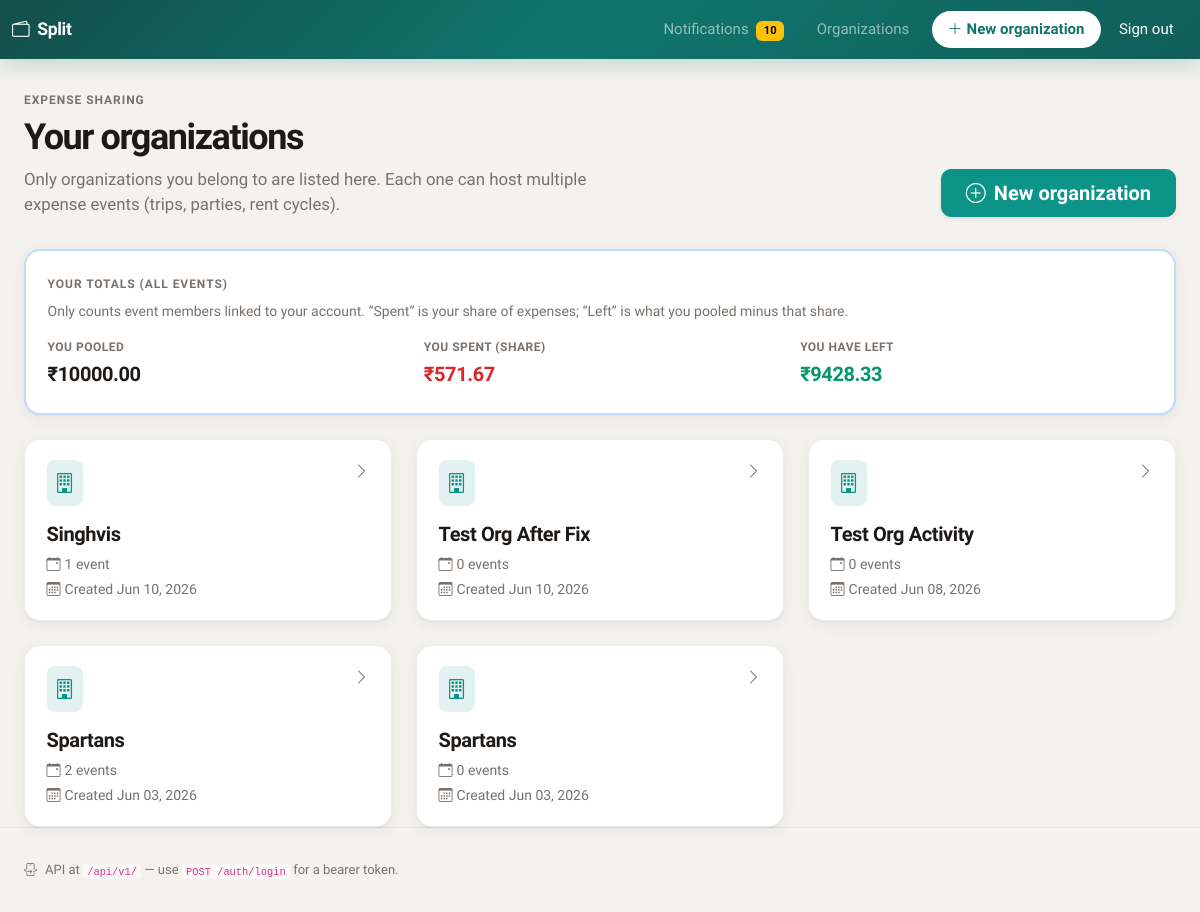
Screenshot of /orgs (signed in) with the database file from the repository.
### app/models.py (models this page shows)
class Organization(Base):
    __tablename__ = "organizations"
    id: Mapped[int] = mapped_column(primary_key=True, autoincrement=True)
    name: Mapped[str] = mapped_column(String(200), nullable=False)
    created_by_user_id: Mapped[int | None] = mapped_column(
        ForeignKey("users.id"), nullable=True, index=True
    )
    created_at: Mapped[datetime] = mapped_column(DateTime, default=datetime.utcnow)
    members: Mapped[list["OrganizationMember"]] = relationship(
        back_populates="organization", cascade="all, delete-orphan"
    )
    events: Mapped[list["Event"]] = relationship(
        back_populates="organization", cascade="all, delete-orphan"
    )
    org_contributions: Mapped[list["OrganizationContribution"]] = relationship(
        back_populates="organization", cascade="all, delete-orphan"
    )

### app/routers/web.py (the view)
@router.get("/orgs", response_class=HTMLResponse)
def page_orgs(request: Request, db: Session = Depends(get_db)):
    uid = require_session_user(request)
    if isinstance(uid, RedirectResponse):
        return uid
    orgs = services.list_organizations_for_user(db, uid)
    summary = services.user_personal_balance_summary(db, uid)
    return templates.TemplateResponse(
        request,
        "orgs.html",
        {
            "orgs": orgs,
            "title": "Your organizations",
            "summary": summary,
        },
    )

### templates/orgs.html (shortened to what this page needs)
{% extends "base.html" %}
{% block content %}
<div class="et-hero d-flex flex-column flex-lg-row align-items-lg-end justify-content-lg-between gap-3">
  <div>
    <p class="et-eyebrow mb-2">Expense sharing</p>
    <h1 class="et-hero-title">Your organizations</h1>
    <p class="et-hero-lead">Only organizations you belong to are listed here. Each one can host multiple expense events (trips, parties, rent cycles).</p>
  </div>
  <a href="/orgs/new" class="btn btn-primary btn-lg px-4 align-self-start align-self-lg-end shadow-sm">
    <i class="bi bi-plus-circle me-2"></i>New organization
  </a>
</div>
<div class="et-card mb-4 border-primary border-opacity-25" style="border-width: 2px;">
  <div class="et-card-body py-4">
    <p class="et-eyebrow mb-2">Your totals (all events)</p>
    <p class="small et-muted mb-3">Only counts event members linked to your account. “Spent” is your share of expenses; “Left” is what you pooled minus that share.</p>
    <div class="row g-4 align-items-end">
      <div class="col-md-4">
        <div class="et-metric">
          <span class="et-metric-label">You pooled</span>
          <span class="et-metric-value et-metric-value--pooled fs-5">{{ summary.total_contributed | money }}</span>
        </div>
      </div>
      <div class="col-md-4">
        <div class="et-metric">
          <span class="et-metric-label">You spent (share)</span>
          <span class="et-metric-value et-metric-value--expended fs-5">{{ summary.total_expended | money }}</span>
        </div>
      </div>
      <div class="col-md-4">
        <div class="et-metric">
          <span class="et-metric-label">You have left</span>
          <span class="et-metric-value fs-5 {% if summary.total_remaining >= 0 %}et-metric-value--remaining-pos{% else %}et-metric-value--remaining-neg{% endif %}">
            {{ summary.total_remaining | money }}
          </span>
        </div>
      </div>
    </div>
  </div>
</div>
{% if not orgs %}
<div class="et-empty">
  <div class="et-empty-icon"><i class="bi bi-building"></i></div>
  <h2 class="h5 fw-bold mb-2">No organizations yet</h2>
  <p class="et-muted mb-4 mx-auto" style="max-width: 24rem;">Create an organization for your family, team, or roommates. Then add events under it to track separate pools and expenses.</p>
  <a href="/orgs/new" class="btn btn-primary"><i class="bi bi-plus-lg me-2"></i>Create your first organization</a>
</div>
{% else %}
<div class="row g-4">
  {% for o in orgs %}
  <div class="col-md-6 col-xl-4">
    <a href="/orgs/{{ o.id }}" class="text-decoration-none text-reset d-block h-100 et-card et-card-interactive">
      <div class="et-card-body h-100 d-flex flex-column">
        <div class="d-flex justify-content-between align-items-start gap-2 mb-3">
          <div class="rounded-3 p-2 d-inline-flex" style="background: var(--et-accent-soft); color: var(--et-accent);">
            <i class="bi bi-building fs-5"></i>
          </div>
          <i class="bi bi-chevron-right et-muted"></i>
        </div>
        <h2 class="h5 fw-bold mb-2" style="letter-spacing: -0.02em;">{{ o.name }}</h2>
        <p class="small et-muted mb-1">
          <i class="bi bi-calendar-event me-1"></i>{{ o.events | length }} event{% if o.events | length != 1 %}s{% endif %}
        </p>
        <p class="small et-muted mb-0 mt-auto">
          <i class="bi bi-calendar3 me-1"></i>Created {{ o.created_at.strftime('%b %d, %Y') }}
        </p>
      </div>
    </a>
  </div>
  {% endfor %}
</div>
{% endif %}
{% endblock %}

### static/app.css (style rules this page uses)
:root { --et-bg: #f4f2ef; --et-bg-elevated: #ffffff; --et-surface-2: #faf9f7; --et-text: #1c1917; --et-text-muted: #78716c; --et-border: rgba(28, 25, 23, 0.08); --et-border-strong: rgba(28, 25, 23, 0.12); --et-accent: #0d9488; --et-accent-hover: #0f766e; --et-accent-soft: rgba(13, 148, 136, 0.12); --et-accent-2: #6366f1; --et-radius: 12px; --et-radius-sm: 10px; --et-radius-lg: 16px; --et-shadow: 0 1px 2px rgba(28, 25, 23, 0.04), 0 4px 16px rgba(28, 25, 23, 0.06); --et-shadow-hover: 0 8px 24px rgba(28, 25, 23, 0.08); --et-green: #059669; --et-green-soft: rgba(5, 150, 105, 0.12); --et-red: #dc2626; --et-red-soft: rgba(220, 38, 38, 0.1); --et-font: "Plus Jakarta Sans", system-ui, -apple-system, sans-serif; }
*, *::before, *::after { box-sizing: border-box; }
html { scroll-behavior: smooth; }
body.et-body { font-family: var(--et-font); background: var(--et-bg); color: var(--et-text); min-height: 100vh; -webkit-font-smoothing: antialiased; }
.et-eyebrow { font-size: 0.75rem; font-weight: 600; text-transform: uppercase; letter-spacing: 0.08em; color: var(--et-text-muted); margin-bottom: 0.35rem; }
.et-card { background: var(--et-bg-elevated); border: 1px solid var(--et-border); border-radius: var(--et-radius-lg); box-shadow: var(--et-shadow); transition: box-shadow 0.2s ease, transform 0.2s ease, border-color 0.2s ease; }
.et-card-body { padding: 1.25rem 1.35rem; }
.et-metric { display: flex; flex-direction: column; gap: 0.2rem; }
.et-metric-label { font-size: 0.75rem; font-weight: 600; text-transform: uppercase; letter-spacing: 0.04em; color: var(--et-text-muted); }
.et-metric-value { font-size: 1.125rem; font-weight: 700; font-variant-numeric: tabular-nums; letter-spacing: -0.02em; }
.et-metric-value--pooled { color: var(--et-text); }
.et-metric-value--expended { color: var(--et-red); }
.et-metric-value--remaining-pos { color: var(--et-green); }
.text-money-positive, .et-metric-value--remaining-pos { color: var(--et-green) !important; }
.btn-primary { --bs-btn-bg: var(--et-accent); --bs-btn-border-color: var(--et-accent); --bs-btn-hover-bg: var(--et-accent-hover); --bs-btn-hover-border-color: var(--et-accent-hover); --bs-btn-active-bg: var(--et-accent-hover); --bs-btn-active-border-color: var(--et-accent-hover); font-weight: 600; border-radius: var(--et-radius-sm); padding: 0.5rem 1.15rem; }
.et-hero { margin-bottom: 2rem; }
.et-hero-title { font-weight: 800; letter-spacing: -0.04em; font-size: clamp(1.75rem, 4vw, 2.25rem); line-height: 1.15; color: var(--et-text); margin-bottom: 0.5rem; }
.et-hero-lead { color: var(--et-text-muted); font-size: 1.05rem; max-width: 36rem; margin-bottom: 0; }
.et-muted { color: var(--et-text-muted); }

### rows the page displays
Organization: name "Singhvis", events|length "1", created_at "Jun 10, 2026"
Organization: name "Test Org After Fix", events|length "0", created_at "Jun 10, 2026"
Organization: name "Test Org Activity", events|length "0", created_at "Jun 08, 2026"
Organization: name "Spartans", events|length "2", created_at "Jun 03, 2026"
Organization: name "Spartans", events|length "0", created_at "Jun 03, 2026"

### other values shown
{{ request.state.unread_notifications }} "10"
{{ summary.total_contributed | money }} "₹10000.00"
{{ summary.total_expended | money }} "₹571.67"
{{ summary.total_remaining | money }} "₹9428.33"
